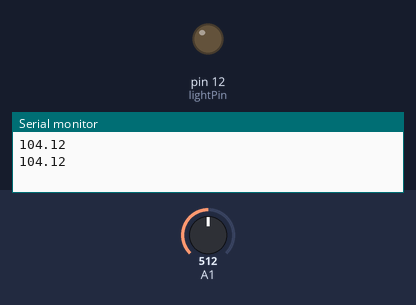
The sketch below on a simulated Arduino Uno, built with avr-gcc and run on an emulated ATmega328P. Shown: output pins drawn as LEDs (lit = HIGH), the last lines printed to the serial monitor. The inputs (shaded band) are chosen by the test bench; at power-on: A1 = 512.

Above: at 1.2 s.
1.3 s: A1 set to 0
At 2.0 s:
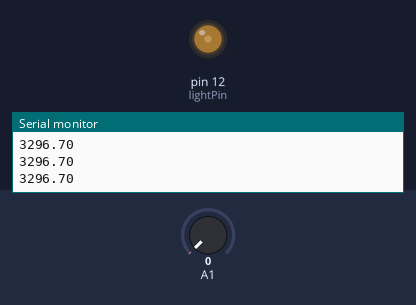
4.3 s: A1 set to 511
Timing chart, 0 to 7.3 s (numbered marks = the images above; inputs shaded):
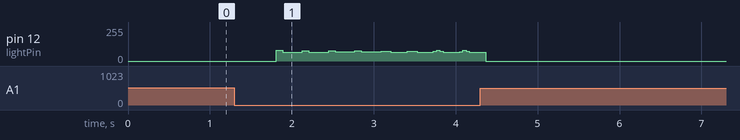

The sketch:

strobe.ino
```cpp
float dial;
int lightPin = 12;
void setup() {
  // put your setup code here, to run once:
pinMode(lightPin, OUTPUT);
pinMode(A1, INPUT);
Serial.begin(9600);
}

void loop() {
  //this code is verry personalized for my needs and is verry messy
  //this will work for most people out of the box but you might need to modify values for your potentiometer/resistors


  dial = analogRead(A1)+20 + ((analogRead(A1)-20)*0.09);

  digitalWrite(lightPin, HIGH);
  delay(5);
  digitalWrite(lightPin, LOW);
  delay(dial - 5);

  Serial.println((1/(dial/1000))*60);
}
```
